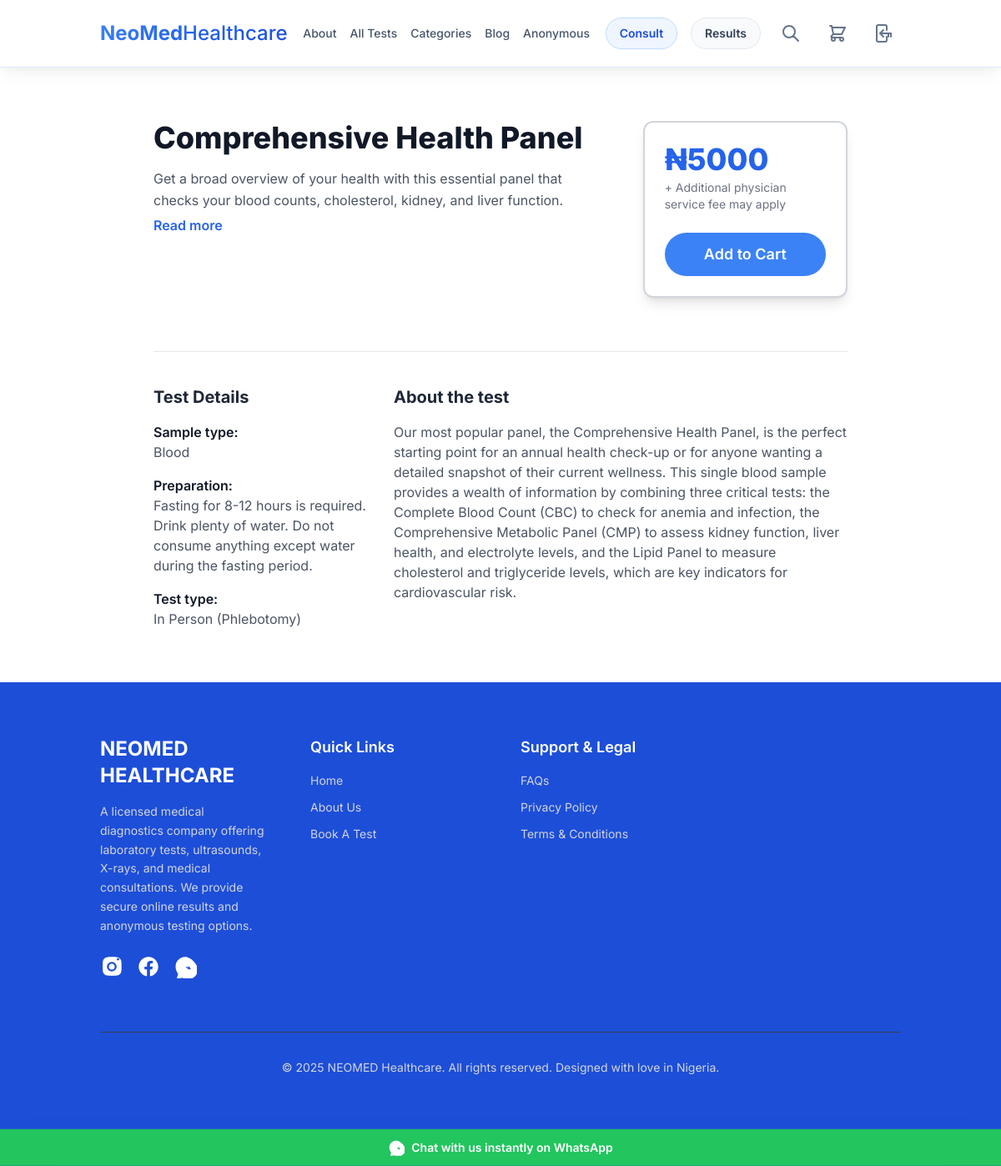
The page /tests/1/ on the database its author committed.
### tests/models.py (models this page shows, shortened)
class LabTest(models.Model):
    name = models.CharField(max_length=200, help_text="e.g., Complete Blood Count (CBC) Test")
    category = models.ForeignKey(TestCategory, on_delete=models.SET_NULL, null=True, blank=True)
    price = models.DecimalField(max_digits=10, decimal_places=2)
    short_description = models.TextField(blank=True, help_text="A brief, one-sentence description for the test list page.")
    long_description = models.TextField(blank=True, help_text="A detailed 'About the test' description for the detail page.")
    sample_type = models.CharField(max_length=100, blank=True, help_text="e.g., Blood, Urine, Saliva")
    preparation = models.TextField(blank=True, help_text="e.g., No special preparation is required. or Fasting for 8 hours is required.")
    test_type = models.CharField(max_length=100, blank=True, help_text="e.g., In Person, At-Home Kit")
    turnaround_time = models.CharField(max_length=50, blank=True, help_text="e.g., 24-48 hours")
    is_available = models.BooleanField(default=True)
    is_best_seller = models.BooleanField(default=False, help_text="Check this to display a 'Best Seller' tag.")
    is_anonymous = models.BooleanField(default=True, help_text="Can this test be booked without an account?")

### tests/views.py (the view)
# urls.py: path('<int:pk>/', views.test_detail_view, name='test_detail'),
def test_detail_view(request, pk):
    test = get_object_or_404(LabTest, pk=pk, is_available=True)
    context = {
        'test': test,
    }
    return render(request, 'tests/test_detail.html', context)

### bookings/cart.py (called while the page is built)
    def __len__(self):
        return len(self.cart)

### bookings/context_processors.py (called while the page is built)
def cart(request):
    return {'cart': Cart(request)}

### tests/templates/tests/test_detail.html (shortened to what this page needs)
{% extends "base.html" %}
{% load static %}
{% block content %}
<div class="bg-white">
    <div class="container mx-auto max-w-4xl px-4 sm:px-6 lg:px-8 py-12 lg:py-16">
        <div class="grid grid-cols-1 md:grid-cols-3 gap-8 lg:gap-12">
            <div class="md:col-span-2">
                <h1 class="text-3xl lg:text-4xl font-extrabold text-gray-900 leading-tight">{{ test.name }}</h1>
                <div class="mt-4 text-gray-600 leading-relaxed" x-data="{ expanded: false }">
                    <p :class="expanded ? '' : 'line-clamp-5'">
                        {{ test.short_description }}
                    </p>
                    {% if test.long_description|length > test.short_description|length %}
                        <button @click="expanded = !expanded" class="text-primary-main font-semibold hover:underline mt-1" x-text="expanded ? 'Read less' : 'Read more'"></button>
                    {% endif %}
                </div>
            </div>
            <div class="md:col-span-1">
                <div class="bg-white border-2 border-gray-300 rounded-xl shadow-lg p-6 sticky top-28 hover:border-primary-400 hover:shadow-xl transition-all duration-300">
                    <p class="text-4xl font-extrabold text-primary-main">₦{{ test.price|floatformat:0 }}</p>
                    <p class="text-sm text-gray-500 mt-1">+ Additional physician service fee may apply</p>
                    <form action="{% url 'bookings:cart_add' item_type='test' item_id=test.id %}" method="post">
                        <button type="submit" class="mt-6 w-full block text-center bg-primary-button hover:bg-purple-800 text-white font-semibold py-3 px-8 rounded-full transition duration-300 text-lg">
                            Add to Cart
                        </button>
                    </form>
                </div>
            </div>
        </div>
        <div class="mt-12 lg:mt-16 border-t border-gray-200 pt-10">
            <div class="grid grid-cols-1 md:grid-cols-3 gap-8">
                <div class="md:col-span-1">
                    <h2 class="text-xl font-bold text-gray-800 mb-4">Test Details</h2>
                    <dl class="space-y-4">
                        <div>
                            <dt class="font-semibold text-gray-900">Sample type:</dt>
                            <dd class="text-gray-600">{{ test.sample_type|default:"N/A" }}</dd>
                        </div>
                        <div>
                            <dt class="font-semibold text-gray-900">Preparation:</dt>
                            <dd class="text-gray-600">{{ test.preparation|default:"No special preparation is required." }}</dd>
                        </div>
                        <div>
                            <dt class="font-semibold text-gray-900">Test type:</dt>
                            <dd class="text-gray-600">{{ test.test_type|default:"In Person" }}</dd>
                        </div>
                    </dl>
                </div>
                {% if test.long_description %}
                <div class="md:col-span-2">
                    <h2 class="text-xl font-bold text-gray-800 mb-4">About the test</h2>
                    <div class="prose max-w-none text-gray-600">
                        {{ test.long_description|linebreaks }}
                    </div>
                </div>
                {% endif %}
            </div>
        </div>
    </div>
</div>
{% endblock content %}

### rows shown on the page
LabTest: name "Comprehensive Health Panel", short_description "Get a broad overview of your health with this essential panel that checks your blood counts, cholesterol, kidney, and liver function.", price "5000", sample_type "Blood", preparation "Fasting for 8-12 hours is required. Drink plenty of water. Do not consume anything except water during the fasting period.", test_type "In Person (Phlebotomy)", long_description "Our most popular panel, the Comprehensive Health Panel, is the perfect starting point for an annual health check-up or for anyone wanting a detailed snapshot of their current wellness. This single blood sample provides a wealth of information by combining three critical tests: the Complete Blood Count (CBC) to check for anemia and infection, the Comprehensive Metabolic Panel (CMP) to assess kidney function, liver health, and electrolyte levels, and the Lipid Panel to measure cholesterol and triglyceride levels, which are key indicators for cardiovascular risk."
